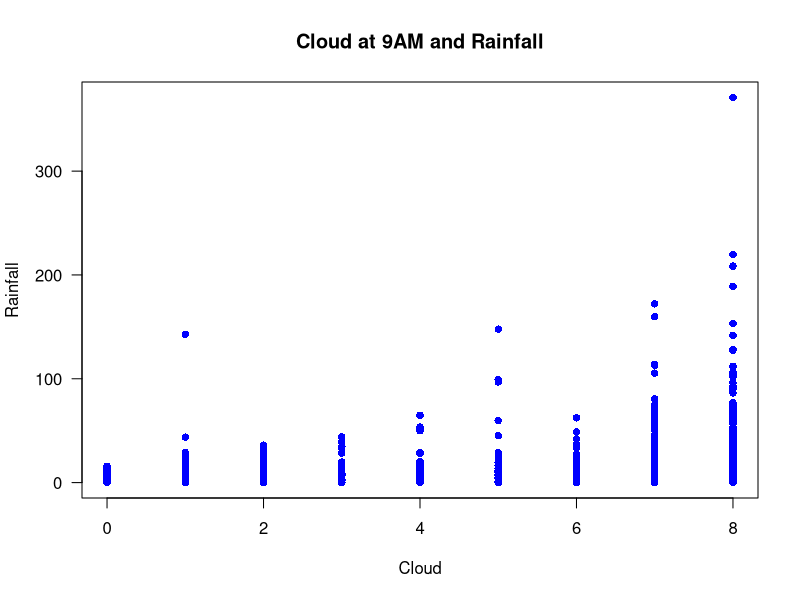
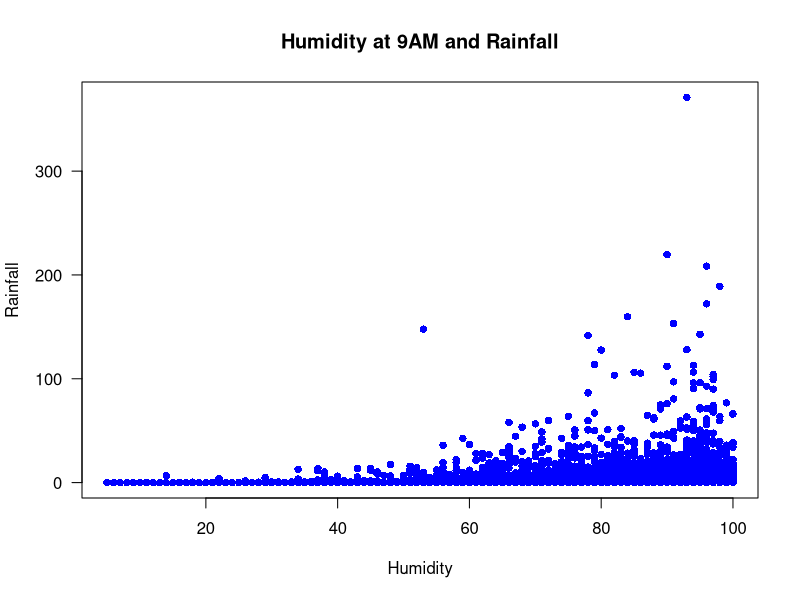
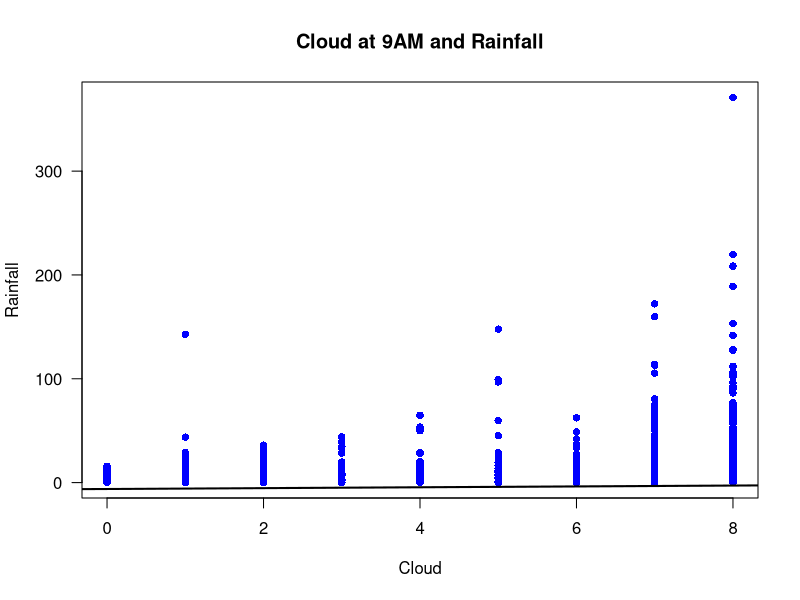
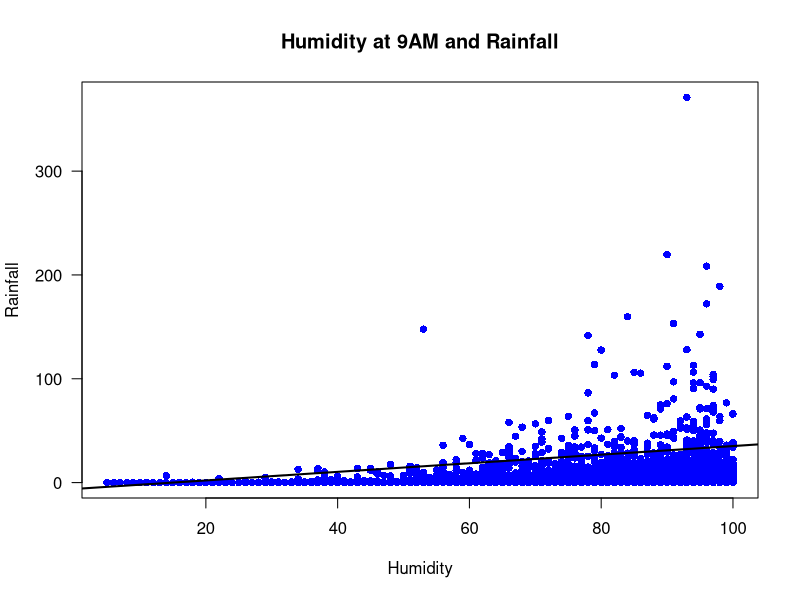

These charts were generated, in order, by the following R code:
setwd("/Users/pranav/Documents/Study/computerScience/programming/r/data")

# A HELPFUL FUNCTION
naPresent = function(values)
{
  flag = 0
  for(i in values)
  {
    if(is.na(i))
    {
      flag = 1
      break
    }
  }
  if(flag == 0){FALSE}else if(flag > 0){TRUE}
}

# DATA PROCESSING
completeData = read.csv("weatherAustralia.csv")[c(5, 14, 18)]
head(completeData)
max = length(completeData$Rainfall)
x1 = x2 = y = c()
# REMOVING ROWS WITH NA VALUES
for(i in c(1:(max + 1)))
{
  x1_data = completeData$Cloud9am[i]
  x2_data = completeData$Humidity9am[i]
  y_data = completeData$Rainfall[i]
  if(!naPresent(c(x1_data, x2_data, y_data)))
  {
    x1 = c(x1, x1_data)
    x2 = c(x2, x2_data)
    y = c(y, y_data)
  }
}
myData = data.frame(x1, x2, y)

# CHECKING CORRELATION BETWEEN VARIABLES
cor(myData, method = "pearson")
cor.test(x1, y)
cor.test(x2, y)
cor.test(x1, x2)
# GRAPHICALLY CHECKING CORRELATION
plot(x1, y,
     type = "p",
     main = "Cloud at 9AM and Rainfall",
     xlab = "Cloud",
     ylab = "Rainfall",
     col = "blue",
     pch = 16,
     las = 1)
plot(x2, y,
     type = "p",
     main = "Humidity at 9AM and Rainfall",
     xlab = "Humidity",
     ylab = "Rainfall",
     col = "blue",
     pch = 16,
     las = 1)

# FITTING LINEAR REGRESSION MODEL TO THE DATA
model = lm(y~., myData)
# Alternatively you could do
# model = lm(y~x1 + x2)

# SCATTERPLOTS WITH ESTIMATED LINEAR REGRESSION LINE
plot(x1, y,
     type = "p",
     main = "Cloud at 9AM and Rainfall",
     xlab = "Cloud",
     ylab = "Rainfall",
     col = "blue",
     pch = 16,
     las = 1)
# Adding estimated regression line
abline(model, lwd = 2)
plot(x2, y,
     type = "p",
     main = "Humidity at 9AM and Rainfall",
     xlab = "Humidity",
     ylab = "Rainfall",
     col = "blue",
     pch = 16,
     las = 1)
# Adding estimated regression line
abline(model, lwd = 2)

summary(model)
anova(model)

# 95& confidence interval
confint(model, level = 0.95)
